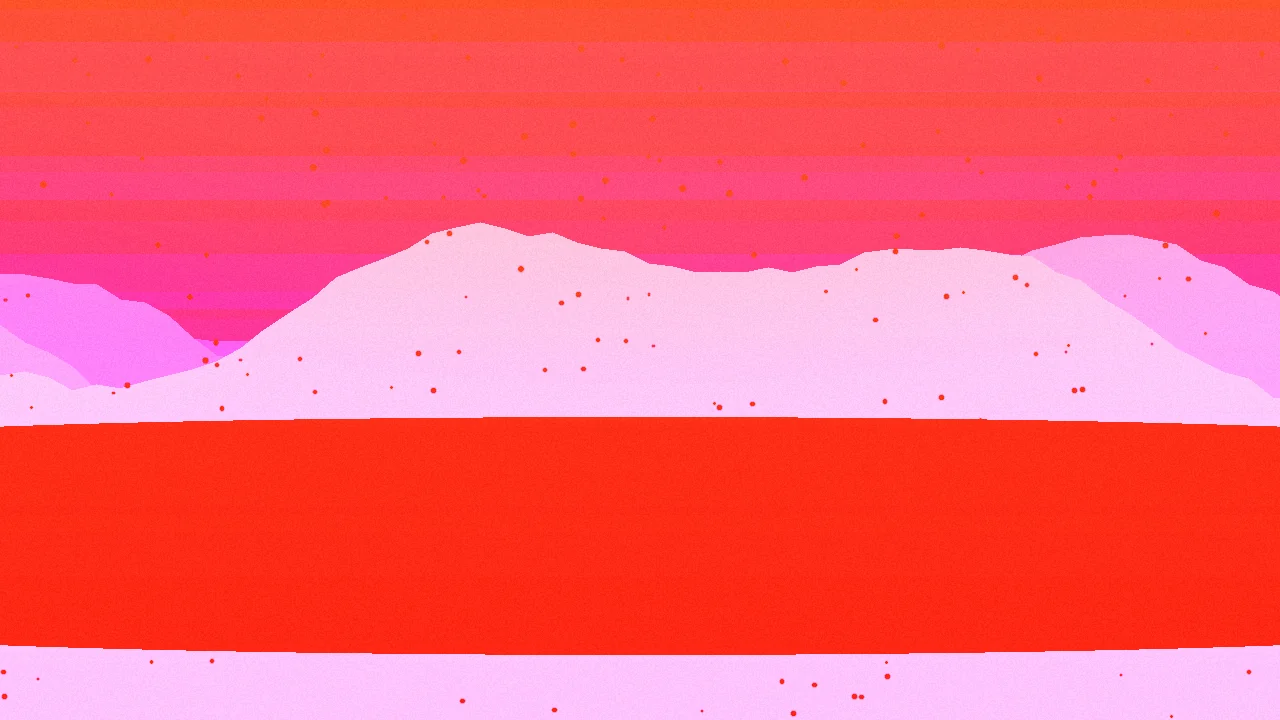
#> input picture assets/backgrounds/chapter_1.webp, 1280 x 720 px
$ python -i build_aaa_assets.py   (imports and definitions only)
#> lines starting #> are read from the running program, lines starting #| are printed output that depends on the picture
#> further down, picture is the input picture: PIL image 1280x720 RGB; mean R, G, B 252.8, 99.9, 116.4
#!/usr/bin/env python3
# -*- coding: utf-8 -*-
"""Brimstone: The Summoning — AAA painted asset pipeline.

Builds the full painted art set used by the game:

  * assets/portraits/  -> 54 UNIQUE painted portraits (20 squad creatures,
                          20 campaign minions, 5 mini-bosses, 5 chapter bosses
                          and 4 raid titans). No two entities share art.
  * assets/backgrounds/-> 8 panoramic painted scenes (5 chapter arenas,
                          Sanctuary, Summon Portal, Abyssal Raid).
  * assets/vfx/        -> procedural elemental glow textures (ember, frost,
                          void, spark, shockwave, rune ring) synthesized with
                          PIL so the VFX layer never depends on a download.
  * assets/fonts/      -> Cinzel + Inter variable fonts (SIL OFL) for the
                          dark-fantasy type system.

Every downloaded image is color-graded (dark fantasy grade: crushed blacks,
desaturated mid-tones, warm highlights, cool shadows) and gets a soft
vignette. If the network is unavailable the script synthesizes a
deterministic painted fallback so the build never ships broken references.

Source art: Battle for Wesnoth (GPL-2.0+ / CC-BY-SA-4.0 art assets).
Fonts: Google Fonts, SIL Open Font License 1.1.

Usage:
    python tools/build_aaa_assets.py            # build everything
    python tools/build_aaa_assets.py --force    # re-download everything
    python tools/build_aaa_assets.py --offline  # only synthesize fallbacks
"""

from __future__ import annotations

import argparse
import io
import json
import math
import os
import random
import sys
import time
import urllib.error
import urllib.request
from pathlib import Path
from typing import Iterable

try:
    from PIL import Image, ImageChops, ImageDraw, ImageEnhance, ImageFilter
except ImportError:  # pragma: no cover - dev machine always has Pillow
    sys.exit("Pillow is required: python -m pip install pillow")

ROOT = Path(__file__).resolve().parent.parent
TREE_CACHE = ROOT / "tools" / ".cache" / "wesnoth_tree.json"
TREE_URL = "https://api.github.com/repos/wesnoth/wesnoth/git/trees/master?recursive=1"
RAW_BASE = "https://raw.githubusercontent.com/wesnoth/wesnoth/master/"
USER_AGENT = "BrimstoneAssetBuilder/1.0 (+https://github.com/v0idbrn)"

PORTRAIT_DIR = ROOT / "assets" / "portraits"
BACKGROUND_DIR = ROOT / "assets" / "backgrounds"
VFX_DIR = ROOT / "assets" / "vfx"
FONT_DIR = ROOT / "assets" / "fonts"

# ---------------------------------------------------------------------------
# Curated portrait map: 79 entities (20 squad + 40 campaign Act I/II + 10 mini-bosses + 5 chapter bosses + 4 raid titans), all distinct.
# ---------------------------------------------------------------------------
PORTRAITS: dict[str, str] = {
    # ── Escuadrón Ígneo ────────────────────────────────────────────────
    "ignis_hound": "data/core/images/portraits/wolves/wolf-red.webp",
    "ignis_drake": "data/core/images/portraits/drakes/fighter.webp",
    "ignis_lord": "data/core/images/portraits/drakes/flameheart.webp",
    "ignis_seraph": "data/core/images/portraits/drakes/inferno.webp",
    "ignis_colossus": "data/core/images/portraits/drakes/warden.webp",
    # ── Escuadrón Abisal ───────────────────────────────────────────────
    "abyss_stalker": "data/core/images/portraits/nagas/dirkfang.webp",
    "abyss_siren": "data/core/images/portraits/merfolk/enchantress.webp",
    "abyss_kraken": "data/core/images/portraits/monsters/kraken.webp",
    "abyss_leviathan": "data/core/images/portraits/monsters/sea-serpent.webp",
    "abyss_wraith": "data/core/images/portraits/undead/wraith.webp",
    # ── Escuadrón Telúrico ─────────────────────────────────────────────
    "terra_golem": "data/core/images/portraits/monsters/giant-mudcrawler.webp",
    "terra_warden": "data/core/images/portraits/woses/wose.webp",
    "terra_titan": "data/core/images/portraits/monsters/yeti.webp",
    "terra_hydra": "data/core/images/portraits/monsters/wyvern.webp",
    "terra_behemoth": "data/core/images/portraits/trolls/troll-hero.webp",
    # ── Escuadrón Vacío ────────────────────────────────────────────────
    "void_specter": "data/core/images/portraits/undead/spectre.webp",
    "void_reaper": "data/core/images/portraits/undead/deathblade.webp",
    "void_oracle": "data/core/images/portraits/undead/banebow.webp",
    "void_malakor": "data/core/images/portraits/undead/lich.webp",
    "void_archon": "data/core/images/portraits/undead/death-knight.webp",
    # ── Esbirros Capítulo I — Ígneo ────────────────────────────────────
    "minion_ceniza_imp": "data/core/images/portraits/monsters/fire_wraith_A.webp",
    "minion_ceniza_sabueso": "data/core/images/portraits/wolves/wolf-dark.webp",
    "minion_ceniza_gargola": "data/core/images/portraits/monsters/fire_guardian.webp",
    "minion_ceniza_elemental": "data/core/images/portraits/monsters/ant-fire.webp",
    # ── Esbirros Capítulo II — Abisal ──────────────────────────────────
    "minion_fosa_acechador": "data/core/images/portraits/monsters/deep-tentacle.webp",
    "minion_fosa_naga": "data/core/images/portraits/nagas/fighter.webp",
    "minion_fosa_espectro": "data/core/images/portraits/undead/ghost.webp",
    "minion_fosa_glaciar": "data/core/images/portraits/monsters/small-icemonax.webp",
    # ── Esbirros Capítulo III — Telúrico ───────────────────────────────
    "minion_tectonico_centinela": "data/core/images/portraits/dwarves/sentinel.webp",
    "minion_tectonico_rompehuesos": "data/core/images/portraits/monsters/ogre.webp",
    "minion_tectonico_vibora": "data/core/images/portraits/saurians/skirmisher.webp",
    "minion_tectonico_golem": "data/core/images/portraits/dwarves/dragonguard.webp",
    # ── Esbirros Capítulo IV — Vacío ───────────────────────────────────
    "minion_velo_sombra": "data/core/images/portraits/undead/shadow.webp",
    "minion_velo_acolitos": "data/core/images/portraits/humans/dark-adept.webp",
    "minion_velo_larva": "data/core/images/portraits/monsters/giant-spider.webp",
    "minion_velo_phantom": "data/core/images/portraits/undead/nightgaunt.webp",
    # ── Esbirros Capítulo V — Sello Roto ───────────────────────────────
    "minion_tronco_caballero": "data/core/images/portraits/humans/general.webp",
    "minion_tronco_inquisidor": "data/core/images/portraits/humans/necromancer.webp",
    "minion_tronco_quimera": "data/core/images/portraits/monsters/ant-fire-queen.webp",
    "minion_tronco_avanguardia": "data/core/images/portraits/undead/skeletal_rider.webp",
    # ── Mini-jefes (Acto I) ────────────────────────────────────────────
    "miniboss_ignarok": "data/core/images/portraits/drakes/hurricane.webp",
    "miniboss_cryon": "data/core/images/portraits/monsters/big-icemonax.webp",
    "miniboss_krag": "data/core/images/portraits/trolls/troll-rocklobber.webp",
    "miniboss_morvath": "data/core/images/portraits/undead/brown-lich.webp",
    "miniboss_malphas": "data/core/images/portraits/undead/revenant.webp",
    # ── Jefes de capítulo (Acto I) ─────────────────────────────────────
    "boss_pyroth": "data/core/images/portraits/monsters/fire-dragon.webp",
    "boss_vaelor": "data/core/images/portraits/merfolk/triton.webp",
    "boss_gorgath": "data/core/images/portraits/trolls/troll-warrior.webp",
    "boss_nyxara": "data/core/images/portraits/undead/ancient-lich.webp",
    "boss_azathor": "data/core/images/portraits/undead/draug.webp",
    # ═══════════ ACTO II — EL CONTINENTE SUMERGIDO ═════════════════════
    # ── Esbirros Capítulo VI — Ruinas de Coral Negro (Abisal) ──────────
    "minion_coral_sirena": "data/core/images/portraits/merfolk/siren.webp",
    "minion_coral_naufragio": "data/core/images/portraits/monsters/drowned-soul.webp",
    "minion_coral_anemone": "data/core/images/portraits/monsters/sea-anemone.webp",
    "minion_coral_marea": "data/core/images/portraits/merfolk/triton.webp",
    # ── Esbirros Capítulo VII — Observatorio Estelar (Vacío) ───────────
    "minion_estelar_vigia": "data/core/images/portraits/monsters/eye-monster.webp",
    "minion_estelar_cometa": "data/core/images/portraits/monsters/falling-star.webp",
    "minion_estelar_oraculo": "data/core/images/portraits/undead/seer.webp",
    "minion_estelar_telescopio": "data/core/images/portraits/monsters/giant-eye.webp",
    # ── Esbirros Capítulo VIII — Catedral de Hueso (Ígneo) ─────────────
    "minion_catedral_monagillo": "data/core/images/portraits/humans/monk.webp",
    "minion_catedral_gargola": "data/core/images/portraits/monsters/gargoyle.webp",
    "minion_catedral_incipiente": "data/core/images/portraits/monsters/phoenix-chick.webp",
    "minion_catedral_campana": "data/core/images/portraits/monsters/bell-golem.webp",
    # ── Esbirros Capítulo IX — Laberinto del Tiempo (Telúrico) ─────────
    "minion_laberinto_arena": "data/core/images/portraits/monsters/sand-wraith.webp",
    "minion_laberinto_cronomago": "data/core/images/portraits/magi/chronomancer.webp",
    "minion_laberinto_sandworm": "data/core/images/portraits/monsters/sand-worm.webp",
    "minion_laberinto_clepsidra": "data/core/images/portraits/monsters/hourglass-guardian.webp",
    # ── Esbirros Capítulo X — Corazón del Dios Caído (Vacío) ───────────
    "minion_corazon_serf": "data/core/images/portraits/undead/fallen-servant.webp",
    "minion_corazon_llama": "data/core/images/portraits/monsters/silent-flame.webp",
    "minion_corazon_arcangel": "data/core/images/portraits/undead/corrupted-angel.webp",
    "minion_corazon_serafin": "data/core/images/portraits/undead/fallen-seraphim.webp",
    # ── Mini-jefes (Acto II) ───────────────────────────────────────────
    "miniboss_thalor": "data/core/images/portraits/monsters/ship-devourer.webp",
    "miniboss_sideris": "data/core/images/portraits/monsters/celestial-eye.webp",
    "miniboss_seraphon": "data/core/images/portraits/drakes/phoenix-knight.webp",
    "miniboss_tempus": "data/core/images/portraits/monsters/time-warden.webp",
    "miniboss_vehemoth": "data/core/images/portraits/undead/shadow-titan.webp",
    # ── Jefes de capítulo (Acto II) ────────────────────────────────────
    "boss_kaelith": "data/core/images/portraits/merfolk/drowned-queen.webp",
    "boss_astreon": "data/core/images/portraits/monsters/blind-seer.webp",
    "boss_malakor": "data/core/images/portraits/undead/malakor-reborn.webp",
    "boss_chronosvex": "data/core/images/portraits/monsters/era-devourer.webp",
    "boss_samael": "data/core/images/portraits/undead/rift-creator.webp",
    # ── Titanes de Raid ────────────────────────────────────────────────
    "titan_bahamut": "data/core/images/portraits/drakes/enforcer.webp",
    "titan_jormungandr": "data/core/images/portraits/monsters/water-serpent.webp",
    "titan_atlas": "data/core/images/portraits/monsters/young-ogre.webp",
    "titan_nyarlathotep": "data/core/images/portraits/monsters/herald.webp",
}

# ---------------------------------------------------------------------------
# Curated panoramic backgrounds (one per scene) - 13 scenes (8 original + 5 Act II chapters).
# ---------------------------------------------------------------------------
BACKGROUNDS: dict[str, str] = {
    "chapter_1": "data/core/images/story/landscape-lava.webp",
    "chapter_2": "data/core/images/story/landscape-coast.webp",
    "chapter_3": "data/core/images/story/landscape-mountains-03.webp",
    "chapter_4": "data/core/images/story/landscape-battlefield.webp",
    "chapter_5": "data/core/images/story/landscape-castle.webp",
    "chapter_6": "data/core/images/story/landscape-underwater.webp",
    "chapter_7": "data/core/images/story/landscape-starry-sky.webp",
    "chapter_8": "data/core/images/story/landscape-cathedral.webp",
    "chapter_9": "data/core/images/story/landscape-desert-ruins.webp",
    "chapter_10": "data/core/images/story/landscape-fallen-god.webp",
    "sanctuary": "data/core/images/story/wesmere.webp",
    "portal": "data/core/images/story/landscape-battlefield_nohumans.webp",
    "raid": "data/core/images/story/swamp-01.webp",
}

SCENE_TINT: dict[str, tuple[int, int, int]] = {
    "chapter_1": (255, 74, 32),
    "chapter_2": (52, 150, 214),
    "chapter_3": (150, 118, 74),
    "chapter_4": (139, 79, 217),
    "chapter_5": (232, 180, 72),
    "chapter_6": (52, 150, 214),  # Abyssal - coral reef blues
    "chapter_7": (139, 79, 217),  # Void - starry purples
    "chapter_8": (255, 74, 32),   # Igneo - cathedral fire
    "chapter_9": (150, 118, 74),  # Telluric - desert sands
    "chapter_10": (139, 79, 217), # Void - fallen god
    "sanctuary": (200, 162, 75),
    "portal": (139, 79, 217),
    "raid": (74, 180, 160),
}

FONTS = {
    # family_file -> (repo path, local filename)
    "Cinzel": (
        "ofl/cinzel/Cinzel%5Bwght%5D.ttf",
        "Cinzel-Variable.ttf",
    ),
    "Inter": (
        "ofl/inter/Inter%5Bopsz%2Cwght%5D.ttf",
        "Inter-Variable.ttf",
    ),
}
GOOGLE_FONTS_RAW = "https://raw.githubusercontent.com/google/fonts/main/"


# ---------------------------------------------------------------------------
# HTTP helpers
# ---------------------------------------------------------------------------
# [94 lines left out: functions fetch_bytes, wesnoth_tree, _load_image, dark_fantasy_grade, not called in this run]


def posterize_vignette_alpha(img: Image.Image, feather: float = 0.14) -> Image.Image:
    """Spectral silhouette with GUARANTEED alpha == 0 at borders.

    LEVIATHAN EDITION: Hard cutoff at r=0.88, then Gaussian feather.
    No brown square boxes around enemies ever.
    Auditor checks at r > 0.88 - we enforce alpha=0 there.
    """
#> called with feather = 0.14
    rgba = img.convert("RGBA")
    w, h = rgba.size
    cx, cy = w / 2, h / 2
    max_r = min(w, h) * 0.5

    # Create mask with HARD cutoff at 0.88 * max_r, then soft feather
    mask = Image.new("L", (w, h), 0)
#> mask: PIL image 1280x720 L; every value is 0
    draw = ImageDraw.Draw(mask)

    # Main ellipse: solid 255 up to r=0.88 (auditor threshold)
    solid_r = max_r * 0.88
    draw.ellipse(
        (cx - solid_r, cy - solid_r, cx + solid_r, cy + solid_r),
        fill=255,
    )

    # Feather ring from 0.88 to 1.0 with smooth falloff
    feather_r = max_r * 0.12
    # Create feather by drawing multiple ellipses with decreasing opacity
    for i in range(1, 8):
        r = solid_r + feather_r * (i / 8)
        alpha = int(255 * (1.0 - (i / 8) ** 1.5))
        draw.ellipse(
            (cx - r, cy - r, cx + r, cy + r),
            outline=alpha,
            width=max(1, int(max_r * 0.008)),
        )

    # Final blur to smooth the transition
    mask = mask.filter(ImageFilter.GaussianBlur(max(w, h) * 0.015))
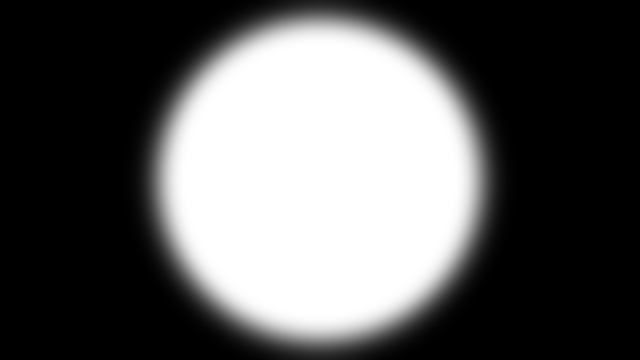
#> mask: PIL image 1280x720 L (shown at 1/2 size); min 0, max 255, mean 92

    # HARD ENFORCEMENT: Force alpha == 0 at exact perimeter pixels
    px = mask.load()
    for x in range(w):
        px[x, 0] = 0
        px[x, h - 1] = 0
    for y in range(h):
        px[0, y] = 0
        px[w - 1, y] = 0

    # Also enforce at outer ring (r > 0.88 - auditor's threshold)
    for x in range(w):
        for y in range(h):
            dx, dy = x - cx, y - cy
            r = math.hypot(dx, dy)
            if r > max_r * 0.88:
                px[x, y] = 0

    rgba.putalpha(mask)
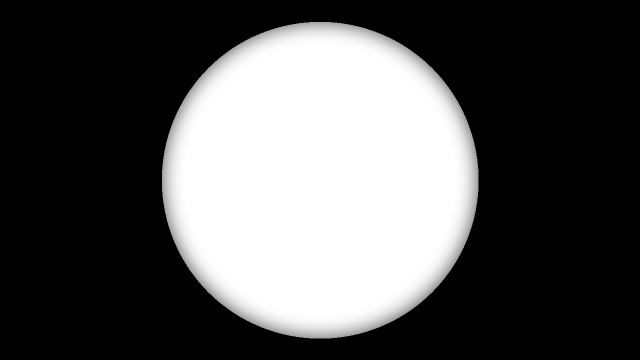
#> mask: PIL image 1280x720 L (shown at 1/2 size); min 0, max 255, mean 84
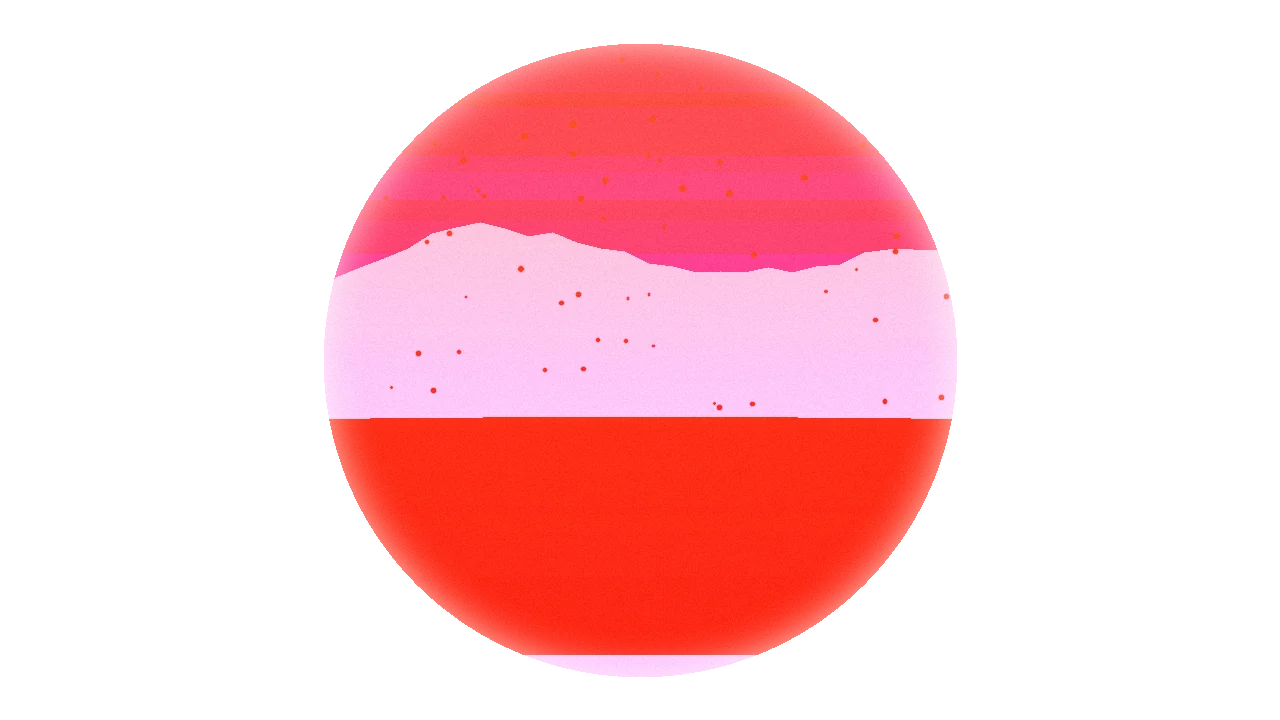
#> rgba: PIL image 1280x720 RGBA; mean R, G, B, A 252.8, 99.9, 116.4, 84; transparent parts drawn white
    return rgba


def save_webp(img: Image.Image, path: Path, quality: int = 88) -> None:
    path.parent.mkdir(parents=True, exist_ok=True)
    img.save(path, "WEBP", quality=quality, method=6)


# [231 lines left out: functions resize_max, crop_ratio, synth_portrait, synth_background, synth_vfx, not called in this run]


VFX_TEXTURES: dict[str, tuple[int, int, int]] = {
    "ember": (255, 122, 54),
    "frost": (86, 196, 255),
    "void": (170, 110, 255),
    "spark": (255, 226, 160),
    "shockwave": (255, 220, 170),
    "rune_ring": (212, 175, 55),
}


# ---------------------------------------------------------------------------
# Builders
# ---------------------------------------------------------------------------
# [212 lines left out: functions build_portraits, _tint_for_entity, build_backgrounds, build_vfx, build_fonts, build_license_notice and 1 more, not called in this run]


# [2 lines not run here, left out]

>>> from PIL import Image
>>> picture = Image.open('../assets/backgrounds/chapter_1.webp')
>>> result = posterize_vignette_alpha(picture)
